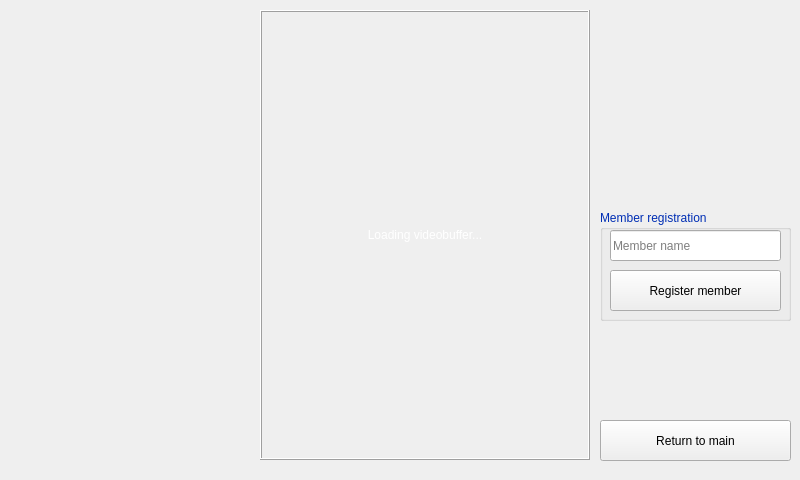
<?xml version="1.0" encoding="UTF-8"?>
<ui version="4.0">
 <class>RegNewMemWindow</class>
 <widget class="QMainWindow" name="RegNewMemWindow">
  <property name="geometry">
   <rect>
    <x>0</x>
    <y>0</y>
    <width>800</width>
    <height>480</height>
   </rect>
  </property>
  <property name="windowTitle">
   <string>Register members</string>
  </property>
  <property name="styleSheet">
   <string notr="true">QWidget#centralwidget{background-image: url(:/images/Backgrnd.png)}</string>
  </property>
  <widget class="QWidget" name="centralwidget">
   <widget class="QLabel" name="video_label">
    <property name="geometry">
     <rect>
      <x>260</x>
      <y>10</y>
      <width>330</width>
      <height>450</height>
     </rect>
    </property>
    <property name="frameShape">
     <enum>QFrame::Box</enum>
    </property>
    <property name="frameShadow">
     <enum>QFrame::Raised</enum>
    </property>
    <property name="text">
     <string>&lt;html&gt;&lt;head/&gt;&lt;body&gt;&lt;p&gt;&lt;span style=&quot; color:#ffffff;&quot;&gt;Loading videobuffer...&lt;/span&gt;&lt;/p&gt;&lt;/body&gt;&lt;/html&gt;</string>
    </property>
    <property name="alignment">
     <set>Qt::AlignCenter</set>
    </property>
   </widget>
   <widget class="QGroupBox" name="groupBox">
    <property name="geometry">
     <rect>
      <x>600</x>
      <y>210</y>
      <width>191</width>
      <height>111</height>
     </rect>
    </property>
    <property name="palette">
     <palette>
      <active>
       <colorrole role="WindowText">
        <brush brushstyle="SolidPattern">
         <color alpha="255">
          <red>0</red>
          <green>46</green>
          <blue>180</blue>
         </color>
        </brush>
       </colorrole>
      </active>
      <inactive>
       <colorrole role="WindowText">
        <brush brushstyle="SolidPattern">
         <color alpha="255">
          <red>0</red>
          <green>46</green>
          <blue>180</blue>
         </color>
        </brush>
       </colorrole>
      </inactive>
      <disabled>
       <colorrole role="WindowText">
        <brush brushstyle="SolidPattern">
         <color alpha="255">
          <red>120</red>
          <green>120</green>
          <blue>120</blue>
         </color>
        </brush>
       </colorrole>
      </disabled>
     </palette>
    </property>
    <property name="title">
     <string>Member registration</string>
    </property>
    <widget class="QPushButton" name="regmem_btn">
     <property name="geometry">
      <rect>
       <x>10</x>
       <y>60</y>
       <width>171</width>
       <height>41</height>
      </rect>
     </property>
     <property name="text">
      <string>Register member</string>
     </property>
    </widget>
    <widget class="QLineEdit" name="mem_name_input">
     <property name="geometry">
      <rect>
       <x>10</x>
       <y>20</y>
       <width>171</width>
       <height>31</height>
      </rect>
     </property>
     <property name="placeholderText">
      <string>Member name</string>
     </property>
    </widget>
   </widget>
   <widget class="QPushButton" name="return_btn">
    <property name="geometry">
     <rect>
      <x>600</x>
      <y>420</y>
      <width>191</width>
      <height>41</height>
     </rect>
    </property>
    <property name="text">
     <string>Return to main</string>
    </property>
   </widget>
  </widget>
 </widget>
 <resources>
  <include location="resources.qrc"/>
 </resources>
 <connections/>
</ui>
